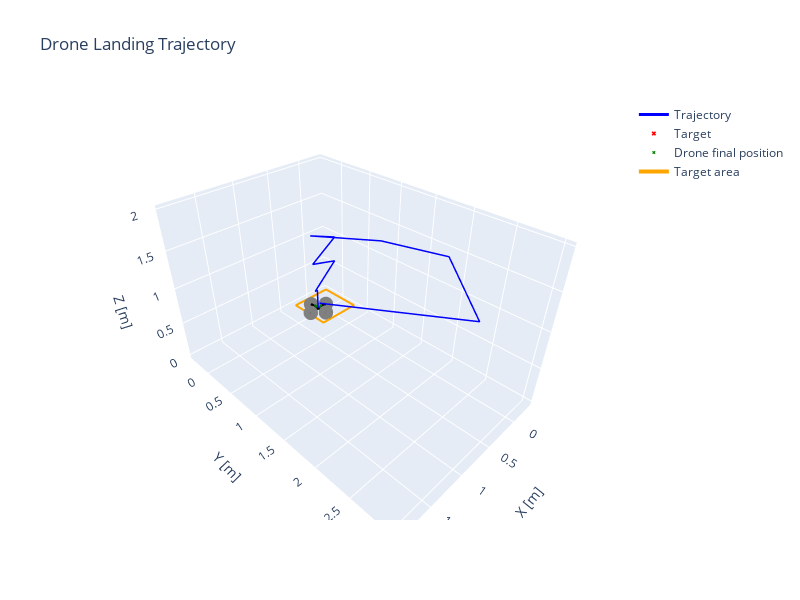

The cell this chart's notebook holds for it:
### Markdown cell above
## Tuning with delay

Even in the ideal case, there is something we forgot, we did not take into account that the there is a computation+communication delay between the drone and the computer. This means that the controller is at fixed lower frequency than the drone (10 Hz simulation here). Following

### Code cell
sim_dt = 0.1         # simulation step (10 Hz)
env = DroneLandingEnv(render_mode=None, dt=sim_dt)
controller_dt = 1.0  # controller step (1 Hz)

pid = PIDController(Kp=[2.0,2.0,2.0, 2.0], Ki=[0.1,0.1,0.0,0.2], Kd=[0.0,0.0,0.0,0.0], dt=controller_dt, integral_limit=0.5, z_fixed_speed= -0.2)

states, target = run_pid_simulation(env = env, pid = pid, init_mode='fixed', plot=True, init_pos = [2.0,2.0,2.0,2.0])

### Figure 1 — Plotly figure (JSON) as saved in the notebook; plotly's stock layout.template omitted (floating-point values rounded to 4 significant figures)
{"data": [{"line": {"color": "blue", "width": 3}, "mode": "lines", "name": "Trajectory", "x": [1.9, 1.8, 1.7, 1.6, 1.5, 1.4, 1.3, 1.2, 1.1, 1.0, 0.9, 0.8, 0.7, 0.6, 0.5, 0.4, 0.3, 0.2, 0.1, -2.384e-08, -0.005, -0.01, -0.015, -0.02, -0.025, -0.03, -0.035, -0.04, -0.045, -0.05, -0.02406, 0.001877, 0.02782, 0.05375, 0.07969, 0.1056, 0.1316, 0.1575, 0.1834, 0.2094, 0.1624, 0.1154, 0.06848, 0.02151, -0.02545, -0.07242, -0.1194, -0.1664, -0.2133, -0.2603, -0.2113, -0.1622, -0.1132, -0.06419, -0.01516, 0.03387, 0.08289, 0.1319, 0.1809, 0.23, 0.1787, 0.1275, 0.07629, 0.02506, -0.02617, -0.0774, -0.1286, -0.1799, -0.2311, -0.2823, -0.2293, -0.1762, -0.1232, -0.07017, -0.01713, 0.03591, 0.08895, 0.142, 0.195, 0.2481, 0.1927, 0.1927, 0.1927, 0.1927], "y": [2.1, 2.2, 2.3, 2.4, 2.5, 2.6, 2.7, 2.8, 2.9, 3.0, 2.9, 2.8, 2.7, 2.6, 2.5, 2.4, 2.3, 2.2, 2.1, 2.0, 1.9, 1.8, 1.7, 1.6, 1.5, 1.4, 1.3, 1.2, 1.1, 1.0, 0.9, 0.8, 0.7, 0.6, 0.5, 0.4, 0.3, 0.2, 0.1, -9.537e-08, -0.004062, -0.008123, -0.01218, -0.01625, -0.02031, -0.02437, -0.02843, -0.03249, -0.03655, -0.04062, -0.03195, -0.02328, -0.01462, -0.005953, 0.002713, 0.01138, 0.02004, 0.02871, 0.03737, 0.04604, 0.03391, 0.02178, 0.009654, -0.002474, -0.0146, -0.02673, -0.03886, -0.05099, -0.06312, -0.07525, -0.0584, -0.04156, -0.02471, -0.007871, 0.008972, 0.02582, 0.04266, 0.0595, 0.07635, 0.09319, 0.07301, 0.07301, 0.07301, 0.07301], "z": [1.98, 1.96, 1.94, 1.92, 1.9, 1.88, 1.86, 1.84, 1.82, 1.8, 1.78, 1.76, 1.74, 1.72, 1.7, 1.68, 1.66, 1.64, 1.62, 1.6, 1.58, 1.56, 1.54, 1.52, 1.5, 1.48, 1.46, 1.44, 1.42, 1.4, 1.38, 1.36, 1.34, 1.32, 1.3, 1.28, 1.26, 1.24, 1.22, 1.2, 1.18, 1.16, 1.14, 1.12, 1.1, 1.08, 1.06, 1.04, 1.02, 1.0, 0.98, 0.96, 0.94, 0.92, 0.9, 0.88, 0.86, 0.84, 0.82, 0.8, 0.78, 0.76, 0.74, 0.72, 0.7, 0.68, 0.66, 0.64, 0.62, 0.6, 0.58, 0.56, 0.54, 0.52, 0.5, 0.48, 0.46, 0.44, 0.42, 0.4, 0.38, 0.28, 0.18, 0.08], "type": "scatter3d"}, {"marker": {"color": "red", "size": 4, "symbol": "x"}, "mode": "markers", "name": "Target", "x": [0.0], "y": [0.0], "z": [0.0], "type": "scatter3d"}, {"marker": {"color": "green", "size": 3, "symbol": "x"}, "mode": "markers", "name": "Drone final position", "x": [0.1927], "y": [0.07301], "z": [0.08], "type": "scatter3d"}, {"line": {"color": "black", "width": 5}, "mode": "lines", "showlegend": false, "x": [0.04285, 0.3426], "y": [0.06635, 0.07967], "z": [0.08, 0.08], "type": "scatter3d"}, {"line": {"color": "black", "width": 5}, "mode": "lines", "showlegend": false, "x": [0.1994, 0.186], "y": [-0.07684, 0.2229], "z": [0.08, 0.08], "type": "scatter3d"}, {"marker": {"color": "gray", "size": 5, "symbol": "circle"}, "mode": "markers", "showlegend": false, "x": [0.3426], "y": [0.07967], "z": [0.08], "type": "scatter3d"}, {"marker": {"color": "gray", "size": 5, "symbol": "circle"}, "mode": "markers", "showlegend": false, "x": [0.04285], "y": [0.06635], "z": [0.08], "type": "scatter3d"}, {"marker": {"color": "gray", "size": 5, "symbol": "circle"}, "mode": "markers", "showlegend": false, "x": [0.186], "y": [0.2229], "z": [0.08], "type": "scatter3d"}, {"marker": {"color": "gray", "size": 5, "symbol": "circle"}, "mode": "markers", "showlegend": false, "x": [0.1994], "y": [-0.07684], "z": [0.08], "type": "scatter3d"}, {"line": {"color": "orange", "width": 4}, "mode": "lines", "name": "Target area", "x": [-0.3, 0.3, 0.3, -0.3, -0.3], "y": [-0.3, -0.3, 0.3, 0.3, -0.3], "z": [0.0, 0.0, 0.0, 0.0, 0.0], "type": "scatter3d"}], "layout": {"scene": {"xaxis": {"title": {"text": "X [m]"}}, "yaxis": {"title": {"text": "Y [m]"}}, "zaxis": {"title": {"text": "Z [m]"}}, "aspectmode": "data"}, "title": {"text": "Drone Landing Trajectory"}, "width": 800, "height": 600}}
